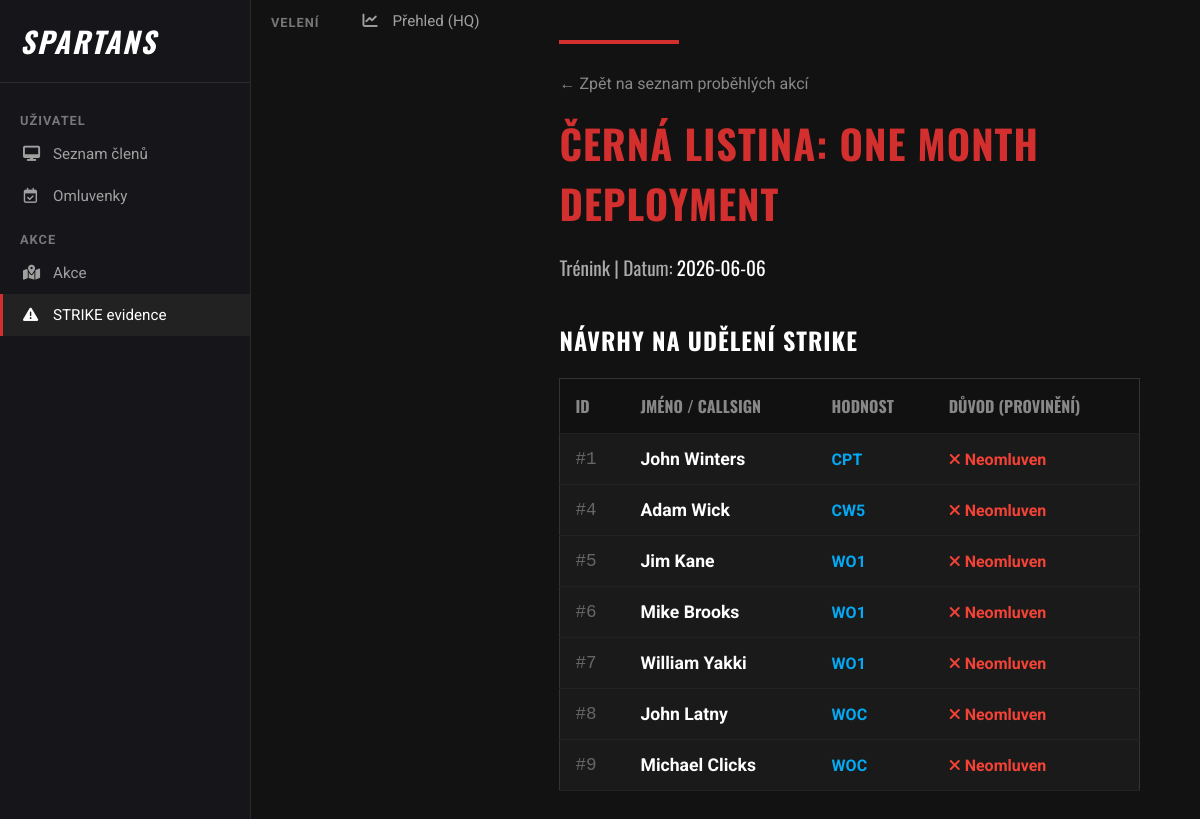
/strike/2, run on the app's committed database.
### app.py (models this page shows)
class Akce(db.Model):
    id = db.Column(db.Integer, primary_key=True)
    nazev = db.Column(db.String(100), nullable=False)
    datum = db.Column(db.Date, nullable=False)
    typ_id = db.Column(db.Integer, db.ForeignKey('typ_akce.id'), nullable=False)
    probehla = db.Column(db.Boolean, default=False)

class TypAkce(db.Model):
    id = db.Column(db.Integer, primary_key=True)
    nazev = db.Column(db.String(50), nullable=False)
    vsechny_akce = db.relationship('Akce', backref='typ_akce')

class Ucast(db.Model):
    id = db.Column(db.Integer, primary_key=True)
    akce_id = db.Column(db.Integer, db.ForeignKey('akce.id'), nullable=False)
    clen_id = db.Column(db.Integer, db.ForeignKey('clen.id'), nullable=False)
    stav = db.Column(db.String(20), nullable=False, default='Nezadáno')
    akce = db.relationship('Akce', backref=db.backref('ucasti', cascade="all, delete-orphan"))
    clen = db.relationship('Clen', backref='ucasti')

class Clen(db.Model):
    id = db.Column(db.Integer, primary_key=True)
    jmeno = db.Column(db.String(50), nullable=False)
    hodnost_id = db.Column(db.Integer, db.ForeignKey('hodnost.id'), nullable=False)
    hodnost = db.relationship('Hodnost')

class Hodnost(db.Model):
    id = db.Column(db.Integer, primary_key=True)
    nazev = db.Column(db.String(50), nullable=False)

### app.py (the view)
@app.route('/strike/<int:akce_id>')
def detail_strike(akce_id):
    akce = Akce.query.get_or_404(akce_id)
    hrisnici = Ucast.query.filter(
        Ucast.akce_id == akce.id,
        Ucast.stav.in_(['AWOL', 'Pozdní příchod'])
    ).all()
    return render_template('detail_strike.html', akce=akce, hrisnici=hrisnici)

### templates/detail_strike.html (shortened to what this page needs)
<!DOCTYPE html>
<html lang="cs">
<head>
    <link rel="stylesheet" href="https://cdnjs.cloudflare.com/ajax/libs/font-awesome/6.4.0/css/all.min.css">
    <link rel="stylesheet" href="{{ url_for('static', filename='strike.css') }}">
</head>
<body>
    <div class="sidebar">
        <div class="sidebar-brand">
            <i> SPARTANS</i>
        </div>
        <div class="sidebar-category">Uživatel</div>
        <div class="sidebar-nav">
            <a href="/"><i class="fa-solid fa-desktop"></i> Seznam členů</a>
            <a href="/omluvenky"><i class="fa-regular fa-calendar-check"></i> Omluvenky</a>
        </div>
        <div class="sidebar-category">Akce</div>
      <div class="sidebar-nav">
        <a href="/akce"><i class="fa-solid fa-map-location-dot"></i> Akce </a>
        <a href="/strike" class="active"><i class="fa-solid fa-triangle-exclamation"></i> STRIKE evidence</a>
      </div>
    </div>
    <div class="sidebar-category">Velení</div>
      <div class="sidebar-nav">
          <a href="/dashboard"><i class="fa-solid fa-chart-line"></i> Přehled (HQ)</a>
      </div>
    <div class="main-content">
        <div class="container" style="display: block;">
            <div class="strike-accent-line"></div>
            <a href="/strike" class="back-link">← Zpět na seznam proběhlých akcí</a>
            <h1 class="strike-title">Černá listina: {{ akce.nazev }}</h1>
            <div class="strike-info-bar">
                {{ akce.typ_akce.nazev }} | Datum: <span>{{ akce.datum }}</span>
            </div>
            <h2>Návrhy na udělení STRIKE</h2>
            <table>
                <tr>
                    <th>ID</th>
                    <th>Jméno / Callsign</th>
                    <th>Hodnost</th>
                    <th>Důvod (Provinění)</th>
                </tr>
                {% for zaznam in hrisnici %}
                <tr>
                    <td class="cell-id">#{{ zaznam.clen.id }}</td>
                    <td class="cell-name">{{ zaznam.clen.jmeno }}</td>
                    <td class="cell-rank">{{ zaznam.clen.hodnost.nazev }}</td>
                    <td class="{% if zaznam.stav == 'AWOL' %}status-awol{% else %}status-late{% endif %}">
                        {% if zaznam.stav == 'AWOL' %}
                            <i class="fa-solid fa-xmark"></i> Neomluven
                        {% else %}
                            <i class="fa-solid fa-clock"></i> Pozdní příchod
                        {% endif %}
                    </td>
                </tr>
                {% endfor %}
            </table>
        </div>
    </div>
</body>
</html>

### static/strike.css (style rules this page uses)
body { background-color: #121212; color: #e0e0e0; font-family: 'Roboto', sans-serif; margin: 0; padding: 0; display: flex; min-height: 100vh; }
.sidebar { width: 250px; background-color: #16161a; border-right: 1px solid #2a2a2a; display: flex; flex-direction: column; padding-top: 20px; flex-shrink: 0; }
.sidebar-brand { color: #fff; font-family: 'Oswald', sans-serif; font-size: 1.8rem; font-weight: bold; letter-spacing: 2px; padding: 0 20px 20px 20px; border-bottom: 1px solid #2a2a2a; margin-bottom: 15px; display: flex; align-items: center; gap: 10px; }
.sidebar-category { color: #777; font-size: 0.8rem; text-transform: uppercase; font-weight: bold; margin: 15px 20px 5px 20px; letter-spacing: 1px; }
.sidebar-nav { display: flex; flex-direction: column; }
.sidebar-nav a { color: #a0a0a0; text-decoration: none; padding: 12px 20px; display: flex; align-items: center; gap: 15px; font-size: 0.95rem; transition: all 0.2s; border-left: 3px solid transparent; }
.sidebar-nav a.active { background-color: #222; color: #fff; border-left-color: #d32f2f; }
.sidebar-nav a i { width: 15px; text-align: center; }
.main-content { flex: 1; padding: 40px; background-color: #121212; box-sizing: border-box; }
.container { max-width: 1200px; margin: 0 auto; padding: 0 20px; }
h1, h2 { font-family: 'Oswald', sans-serif; text-transform: uppercase; color: #ffffff; letter-spacing: 1px; }
h1 { font-size: 2.5rem; margin-top: 0; margin-bottom: 20px; }
h2 { font-size: 1.5rem; margin-top: 0; margin-bottom: 20px; }
table { width: 100%; border-collapse: collapse; background-color: #1a1a1a; border: 1px solid #333; margin-top: 10px; }
th, td { padding: 15px; text-align: left; border-bottom: 1px solid #222; }
th { background-color: #111; font-family: 'Oswald', sans-serif; color: #888; text-transform: uppercase; }
.cell-id { color: #666; font-family: monospace; font-size: 1.1rem; }
.cell-name { font-weight: bold; color: #fff; font-size: 1.1rem; }
.cell-rank { color: #03a9f4; font-weight: bold; }
.strike-accent-line { width: 120px; height: 4px; background-color: #d32f2f; margin-bottom: 30px; }
.strike-title { color: #d32f2f; }
.strike-info-bar { font-size: 1.2rem; color: #aaa; margin-bottom: 40px; font-family: 'Oswald', sans-serif; }
.strike-info-bar span { color: #fff; }
.back-link { color: #888; text-decoration: none; margin-bottom: 20px; display: inline-block; transition: color 0.2s; }
.status-awol { font-weight: bold; color: #f44336; }

### data on the page
Akce: nazev "ONE MONTH DEPLOYMENT", datum "2026-06-06"
TypAkce: typ_akce.nazev "Trénink"
Ucast: clen.id "1", clen.jmeno "John Winters", clen.hodnost.nazev "CPT", stav "AWOL" (drawn)
Ucast: clen.id "4", clen.jmeno "Adam Wick", clen.hodnost.nazev "CW5", stav "AWOL" (drawn)
Ucast: clen.id "5", clen.jmeno "Jim Kane", clen.hodnost.nazev "WO1", stav "AWOL" (drawn)
Ucast: clen.id "6", clen.jmeno "Mike Brooks", clen.hodnost.nazev "WO1", stav "AWOL" (drawn)
Ucast: clen.id "7", clen.jmeno "William Yakki", clen.hodnost.nazev "WO1", stav "AWOL" (drawn)
Ucast: clen.id "8", clen.jmeno "John Latny", clen.hodnost.nazev "WOC", stav "AWOL" (drawn)
Ucast: clen.id "9", clen.jmeno "Michael Clicks", clen.hodnost.nazev "WOC", stav "AWOL" (drawn)
